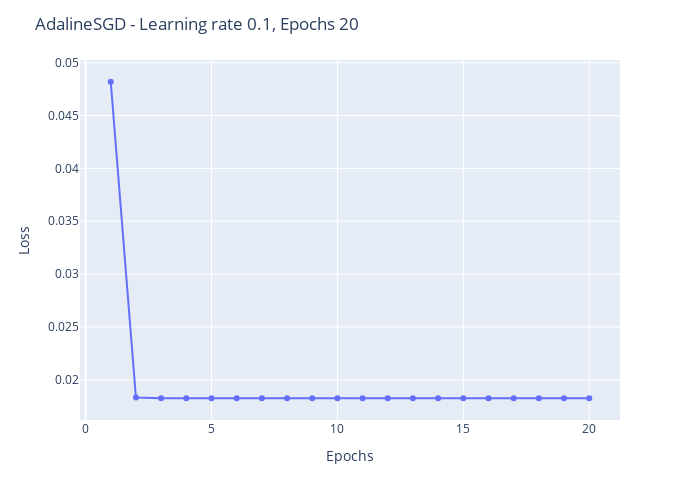

Notebook code for this chart:
### Code cell
ada_sgd: AdalineSGD[Literal[100], Literal[2]] = AdalineSGD(learning_rate=0.1, n_epochs=20).fit(X_std, y)
plot_classifier_loss(ada_sgd)
plot_decision_regions(X_std, y, ada_sgd)

### Figure 1 — Plotly figure (JSON) as saved in the notebook; plotly's stock layout.template omitted (floating-point values rounded to 4 significant figures)
{"data": [{"hovertemplate": "Epochs=%{x}<br>Loss=%{y}<extra></extra>", "legendgroup": "", "line": {"color": "#636efa", "dash": "solid"}, "marker": {"symbol": "circle"}, "mode": "lines+markers", "name": "", "orientation": "v", "showlegend": false, "type": "scatter", "x": [1, 2, 3, 4, 5, 6, 7, 8, 9, 10, 11, 12, 13, 14, 15, 16, 17, 18, 19, 20], "xaxis": "x", "y": [0.0482, 0.01832, 0.01825, 0.01825, 0.01825, 0.01825, 0.01825, 0.01825, 0.01825, 0.01825, 0.01825, 0.01825, 0.01825, 0.01825, 0.01825, 0.01825, 0.01825, 0.01825, 0.01825, 0.01825], "yaxis": "y"}], "layout": {"height": 500, "legend": {"tracegroupgap": 0}, "margin": {"t": 60}, "title": {"text": "AdalineSGD - Learning rate 0.1, Epochs 20"}, "width": 700, "xaxis": {"anchor": "y", "domain": [0, 1], "title": {"text": "Epochs"}}, "yaxis": {"anchor": "x", "domain": [0, 1], "title": {"text": "Loss"}}}}
